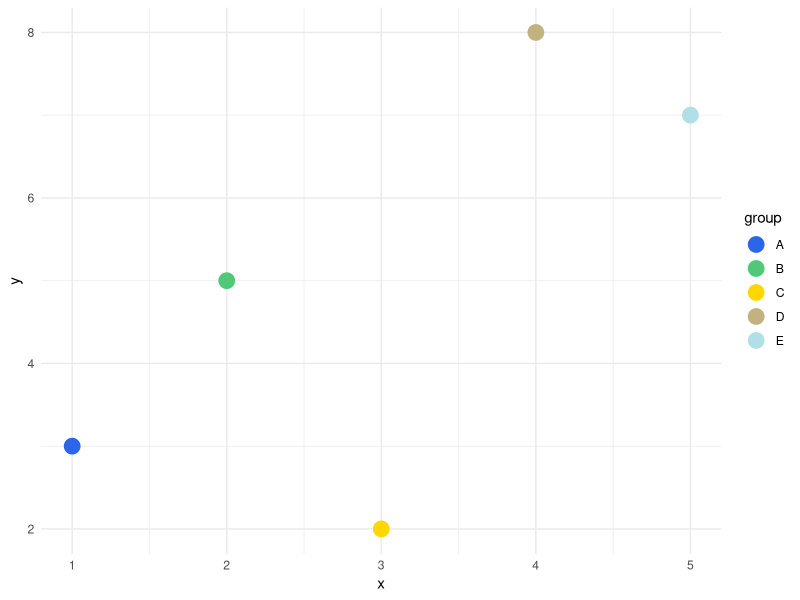
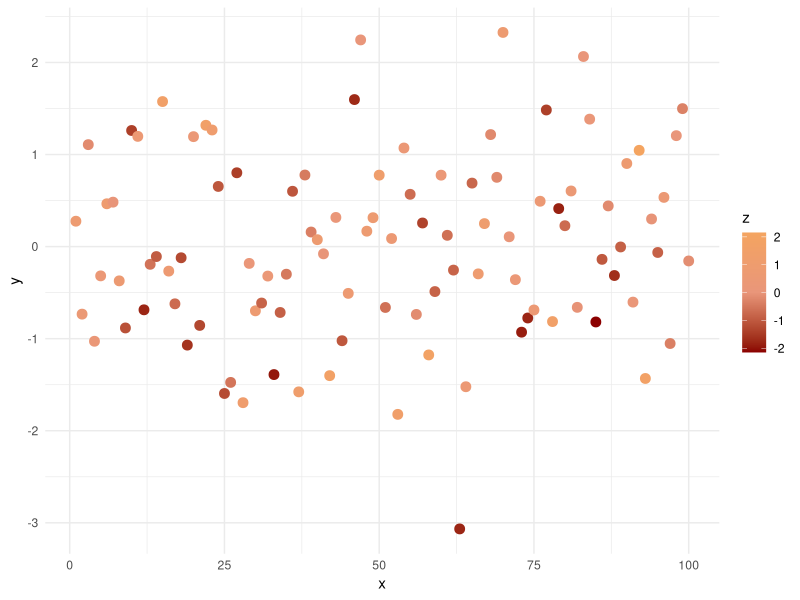

Write R code to recreate these figures, in order.
# Required library
library(ggplot2)

# Definition of discrete palettes
planet_palettes <- list(
  Mercury = list(
    discrete = c("#9E9E9E", "#6D6D6D", "#A8A8A8", "#CFCFCF", "#E0E0E0"),
    continuous = c("#6D6D6D", "#A8A8A8", "#E0E0E0")
  ),
  Venus = list(
    discrete = c("#E3AA76", "#C97B43", "#9E5525", "#603B16", "#FFD39B"),
    continuous = c("#603B16", "#C97B43", "#FFD39B")
  ),
  Earth = list(
    discrete = c("#2B65EC", "#50C878", "#FFD700", "#C2B280", "#B0E0E6"),
    continuous = c("#2B65EC", "#50C878", "#FFD700")
  ),
  Mars = list(
    discrete = c("#B22222", "#A52A2A", "#8B0000", "#E9967A", "#F4A460"),
    continuous = c("#8B0000", "#E9967A", "#F4A460")
  ),
  Jupiter = list(
    discrete = c("#D2B48C", "#A0522D", "#FFDEAD", "#FFF8DC", "#FFD700"),
    continuous = c("#A0522D", "#D2B48C", "#FFD700")
  ),
  Saturn = list(
    discrete = c("#FFDAB9", "#F4A460", "#D2B48C", "#FFE4B5", "#FFF8DC"),
    continuous = c("#F4A460", "#D2B48C", "#FFF8DC")
  ),
  Uranus = list(
    discrete = c("#AFEEEE", "#48D1CC", "#20B2AA", "#87CEEB", "#B0E0E6"),
    continuous = c("#48D1CC", "#87CEEB", "#B0E0E6")
  ),
  Neptune = list(
    discrete = c("#000080", "#4682B4", "#5F9EA0", "#87CEFA", "#B0C4DE"),
    continuous = c("#000080", "#4682B4", "#87CEFA")
  ),
  Moon = list(
    discrete = c("#DCDCDC", "#A9A9A9", "#808080", "#696969", "#F5F5F5"),
    continuous = c("#A9A9A9", "#808080", "#F5F5F5")
  ),
  Io = list(
    discrete = c("#FFD700", "#FFA500", "#F4A460", "#D2B48C", "#8B4513"),
    continuous = c("#FFD700", "#F4A460", "#8B4513")
  ),
  Europa = list(
    discrete = c("#F4A460", "#FFE4B5", "#D2B48C", "#FFDAB9", "#FFF8DC"),
    continuous = c("#FFE4B5", "#D2B48C", "#FFF8DC")
  ),
  Ganymede = list(
    discrete = c("#8B4513", "#A0522D", "#D2B48C", "#CD853F", "#F5F5DC"),
    continuous = c("#A0522D", "#D2B48C", "#F5F5DC")
  ),
  Callisto = list(
    discrete = c("#808080", "#696969", "#A9A9A9", "#DCDCDC", "#F5F5F5"),
    continuous = c("#696969", "#A9A9A9", "#F5F5F5")
  ),
  Titan = list(
    discrete = c("#F4A460", "#D2B48C", "#FFE4B5", "#FFDAB9", "#FFFACD"),
    continuous = c("#D2B48C", "#FFE4B5", "#FFFACD")
  ),
  Enceladus = list(
    discrete = c("#F5F5F5", "#E0E0E0", "#DCDCDC", "#B0E0E6", "#87CEFA"),
    continuous = c("#DCDCDC", "#B0E0E6", "#87CEFA")
  ),
  Triton = list(
    discrete = c("#4682B4", "#5F9EA0", "#AFEEEE", "#87CEEB", "#B0E0E6"),
    continuous = c("#4682B4", "#87CEEB", "#B0E0E6")
  ),
  Ceres = list(
    discrete = c("#696969", "#808080", "#A9A9A9", "#DCDCDC", "#F5F5F5"),
    continuous = c("#808080", "#A9A9A9", "#F5F5F5")
  ),
  Vesta = list(
    discrete = c("#D2B48C", "#A0522D", "#FFE4B5", "#F5F5DC", "#FFE4C4"),
    continuous = c("#A0522D", "#D2B48C", "#FFE4C4")
  ),
  Pallas = list(
    discrete = c("#A9A9A9", "#DCDCDC", "#808080", "#F5F5F5", "#E0E0E0"),
    continuous = c("#808080", "#DCDCDC", "#F5F5F5")
  )
)

# Function for discrete palettes
scale_color_planet_discrete <- function(planet) {
  if (!planet %in% names(planet_palettes)) {
    stop("Invalid planet name. Choose from: ", paste(names(planet_palettes), collapse = ", "))
  }
  scale_color_manual(values = planet_palettes[[planet]]$discrete)
}

# Function for continuous palettes
scale_color_planet_continuous <- function(planet) {
  if (!planet %in% names(planet_palettes)) {
    stop("Invalid planet name. Choose from: ", paste(names(planet_palettes), collapse = ", "))
  }
  scale_color_gradientn(colors = planet_palettes[[planet]]$continuous)
}

# Example usage for discrete data
data_discrete <- data.frame(
  x = 1:5,
  y = c(3, 5, 2, 8, 7),
  group = factor(c("A", "B", "C", "D", "E"))
)

ggplot(data_discrete, aes(x, y, color = group)) +
  geom_point(size = 5) +
  scale_color_planet_discrete("Earth") +
  theme_minimal()

# Example usage for continuous data
data_continuous <- data.frame(
  x = 1:100,
  y = rnorm(100),
  z = rnorm(100)
)

ggplot(data_continuous, aes(x, y, color = z)) +
  geom_point(size = 3) +
  scale_color_planet_continuous("Mars") +
  theme_minimal()

